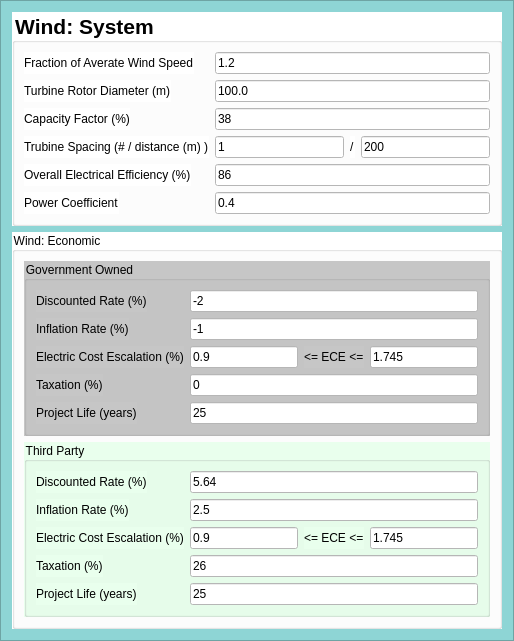
          <widget class="QFrame" name="wind_frame">
           <property name="styleSheet">
            <string notr="true">background-color: rgb(142, 213, 213);</string>
           </property>
           <property name="frameShape">
            <enum>QFrame::StyledPanel</enum>
           </property>
           <property name="frameShadow">
            <enum>QFrame::Raised</enum>
           </property>
           <layout class="QVBoxLayout" name="verticalLayout_2">
            <item>
             <widget class="QGroupBox" name="wind_system_groupBox">
              <property name="font">
               <font>
                <family>Segoe UI</family>
                <pointsize>16</pointsize>
                <italic>false</italic>
                <bold>true</bold>
               </font>
              </property>
              <property name="styleSheet">
               <string notr="true">background-color: rgb(255, 255, 255);
font: 700 16pt &quot;Segoe UI&quot;;</string>
              </property>
              <property name="title">
               <string>Wind: System</string>
              </property>
              <layout class="QFormLayout" name="formLayout_4">
               <item row="0" column="0">
                <widget class="QLabel" name="wind_frac_label">
                 <property name="styleSheet">
                  <string notr="true">font: 10pt &quot;Segoe UI&quot;;</string>
                 </property>
                 <property name="text">
                  <string>Fraction of Averate Wind Speed</string>
                 </property>
                </widget>
               </item>
               <item row="0" column="1">
                <widget class="QLineEdit" name="wind_frac_lineEdit">
                 <property name="styleSheet">
                  <string notr="true">font: 10pt &quot;Segoe UI&quot;;</string>
                 </property>
                 <property name="text">
                  <string>1.2</string>
                 </property>
                </widget>
               </item>
               <item row="1" column="0">
                <widget class="QLabel" name="wind_turb_diam_label">
                 <property name="styleSheet">
                  <string notr="true">font: 10pt &quot;Segoe UI&quot;;</string>
                 </property>
                 <property name="text">
                  <string>Turbine Rotor Diameter (m)</string>
                 </property>
                </widget>
               </item>
               <item row="1" column="1">
                <widget class="QLineEdit" name="wind_turb_diam_lineEdit">
                 <property name="styleSheet">
                  <string notr="true">font: 10pt &quot;Segoe UI&quot;;</string>
                 </property>
                 <property name="text">
                  <string>100.0</string>
                 </property>
                </widget>
               </item>
               <item row="2" column="0">
                <widget class="QLabel" name="wind_CapFac_label">
                 <property name="styleSheet">
                  <string notr="true">font: 10pt &quot;Segoe UI&quot;;</string>
                 </property>
                 <property name="text">
                  <string>Capacity Factor (%)</string>
                 </property>
                </widget>
               </item>
               <item row="2" column="1">
                <widget class="QLineEdit" name="wind_CapFac_lineEdit">
                 <property name="styleSheet">
                  <string notr="true">font: 10pt &quot;Segoe UI&quot;;</string>
                 </property>
                 <property name="text">
                  <string>38</string>
                 </property>
                </widget>
               </item>
               <item row="3" column="0">
                <widget class="QLabel" name="wind_tur_spacing_label">
                 <property name="styleSheet">
                  <string notr="true">font: 10pt &quot;Segoe UI&quot;;</string>
                 </property>
                 <property name="text">
                  <string>Trubine Spacing (# / distance (m) )</string>
                 </property>
                </widget>
               </item>
               <item row="3" column="1">
                <layout class="QHBoxLayout" name="horizontalLayout_2">
                 <item>
                  <widget class="QLineEdit" name="wind_Nturb_lineEdit">
                   <property name="styleSheet">
                    <string notr="true">font: 10pt &quot;Segoe UI&quot;;</string>
                   </property>
                   <property name="text">
                    <string>1</string>
                   </property>
                  </widget>
                 </item>
                 <item>
                  <widget class="QLabel" name="wind_per_label">
                   <property name="styleSheet">
                    <string notr="true">font: 10pt &quot;Segoe UI&quot;;</string>
                   </property>
                   <property name="text">
                    <string>/</string>
                   </property>
                  </widget>
                 </item>
                 <item>
                  <widget class="QLineEdit" name="wind_spacing_lineEdit">
                   <property name="styleSheet">
                    <string notr="true">font: 10pt &quot;Segoe UI&quot;;</string>
                   </property>
                   <property name="text">
                    <string>200</string>
                   </property>
                  </widget>
                 </item>
                </layout>
               </item>
               <item row="5" column="0">
                <widget class="QLabel" name="wind_pow_coef_label">
                 <property name="styleSheet">
                  <string notr="true">font: 10pt &quot;Segoe UI&quot;;</string>
                 </property>
                 <property name="text">
                  <string>Power Coefficient</string>
                 </property>
                </widget>
               </item>
               <item row="5" column="1">
                <widget class="QLineEdit" name="wind_pow_coef_lineEdit">
                 <property name="styleSheet">
                  <string notr="true">font: 10pt &quot;Segoe UI&quot;;</string>
                 </property>
                 <property name="text">
                  <string>0.4</string>
                 </property>
                </widget>
               </item>
               <item row="4" column="0">
                <widget class="QLabel" name="wind_eff_label">
                 <property name="styleSheet">
                  <string notr="true">font: 10pt &quot;Segoe UI&quot;;</string>
                 </property>
                 <property name="text">
                  <string>Overall Electrical Efficiency (%)</string>
                 </property>
                </widget>
               </item>
               <item row="4" column="1">
                <widget class="QLineEdit" name="wind_eff_lineEdit">
                 <property name="styleSheet">
                  <string notr="true">font: 10pt &quot;Segoe UI&quot;;</string>
                 </property>
                 <property name="text">
                  <string>86</string>
                 </property>
                </widget>
               </item>
              </layout>
             </widget>
            </item>
            <item>
             <widget class="QGroupBox" name="wind_econ_groupBox">
              <property name="styleSheet">
               <string notr="true">background-color: rgb(255, 255, 255);font: 700 16pt &quot;Segoe UI&quot;;</string>
              </property>
              <property name="title">
               <string>Wind: Economic</string>
              </property>
              <layout class="QVBoxLayout" name="verticalLayout_8">
               <item>
                <widget class="QGroupBox" name="wind_gov_groupBox">
                 <property name="styleSheet">
                  <string notr="true">background-color: rgb(198, 198, 198);font: 700 14pt &quot;Segoe UI&quot;;</string>
                 </property>
                 <property name="title">
                  <string>Government Owned</string>
                 </property>
                 <layout class="QFormLayout" name="formLayout_3">
                  <item row="0" column="0">
                   <widget class="QLabel" name="wg_disc_rate_label">
                    <property name="styleSheet">
                     <string notr="true">font: 10pt &quot;Segoe UI&quot;;</string>
                    </property>
                    <property name="text">
                     <string>Discounted Rate (%)</string>
                    </property>
                   </widget>
                  </item>
                  <item row="0" column="1">
                   <widget class="QLineEdit" name="wg_disc_rate_lineEdit">
                    <property name="styleSheet">
                     <string notr="true">font: 10pt &quot;Segoe UI&quot;;
background-color: rgb(255, 255, 255);</string>
                    </property>
                    <property name="text">
                     <string>-2</string>
                    </property>
                   </widget>
                  </item>
                  <item row="1" column="0">
                   <widget class="QLabel" name="wg_infl_rate_label">
                    <property name="styleSheet">
                     <string notr="true">font: 10pt &quot;Segoe UI&quot;;</string>
                    </property>
                    <property name="text">
                     <string>Inflation Rate (%)</string>
                    </property>
                   </widget>
                  </item>
                  <item row="1" column="1">
                   <widget class="QLineEdit" name="wg_infl_rate_lineEdit">
                    <property name="styleSheet">
                     <string notr="true">font: 10pt &quot;Segoe UI&quot;;
background-color: rgb(255, 255, 255);</string>
                    </property>
                    <property name="text">
                     <string>-1</string>
                    </property>
                   </widget>
                  </item>
                  <item row="2" column="0">
                   <widget class="QLabel" name="wg_ece_label">
                    <property name="styleSheet">
                     <string notr="true">font: 10pt &quot;Segoe UI&quot;;</string>
                    </property>
                    <property name="text">
                     <string>Electric Cost Escalation (%)</string>
                    </property>
                   </widget>
                  </item>
                  <item row="2" column="1">
                   <layout class="QHBoxLayout" name="horizontalLayout_3">
                    <item>
                     <widget class="QLineEdit" name="wg_ece_LB_lineEdit">
                      <property name="styleSheet">
                       <string notr="true">font: 10pt &quot;Segoe UI&quot;;
background-color: rgb(255, 255, 255);</string>
                      </property>
                      <property name="text">
                       <string>0.9</string>
                      </property>
                     </widget>
                    </item>
                    <item>
                     <widget class="QLabel" name="wg_ece_dividing_label">
                      <property name="styleSheet">
                       <string notr="true">font: 10pt &quot;Segoe UI&quot;;</string>
                      </property>
                      <property name="text">
                       <string>&lt;= ECE &lt;=</string>
                      </property>
                     </widget>
                    </item>
                    <item>
                     <widget class="QLineEdit" name="wg_ece_UB_lineEdit">
                      <property name="styleSheet">
                       <string notr="true">font: 10pt &quot;Segoe UI&quot;;
background-color: rgb(255, 255, 255);</string>
                      </property>
                      <property name="text">
                       <string>1.745</string>
                      </property>
                     </widget>
                    </item>
                   </layout>
                  </item>
                  <item row="3" column="0">
                   <widget class="QLabel" name="wg_tax_label">
                    <property name="styleSheet">
                     <string notr="true">font: 10pt &quot;Segoe UI&quot;;</string>
                    </property>
                    <property name="text">
                     <string>Taxation (%)</string>
                    </property>
                   </widget>
                  </item>
                  <item row="3" column="1">
                   <widget class="QLineEdit" name="wg_tax_lineEdit">
                    <property name="styleSheet">
                     <string notr="true">font: 10pt &quot;Segoe UI&quot;;
background-color: rgb(255, 255, 255);</string>
                    </property>
                    <property name="text">
                     <string>0</string>
                    </property>
                   </widget>
                  </item>
                  <item row="4" column="0">
                   <widget class="QLabel" name="wg_proj_life_label">
                    <property name="styleSheet">
                     <string notr="true">font: 10pt &quot;Segoe UI&quot;;</string>
                    </property>
                    <property name="text">
                     <string>Project Life (years)</string>
                    </property>
                   </widget>
                  </item>
                  <item row="4" column="1">
                   <widget class="QLineEdit" name="wg_proj_life_lineEdit">
                    <property name="styleSheet">
                     <string notr="true">font: 10pt &quot;Segoe UI&quot;;
background-color: rgb(255, 255, 255);</string>
                    </property>
                    <property name="text">
                     <string>25</string>
                    </property>
                   </widget>
                  </item>
                 </layout>
                </widget>
               </item>
               <item>
                <widget class="QGroupBox" name="wind_thrd_groupBox">
                 <property name="styleSheet">
                  <string notr="true">background-color: rgb(233, 255, 237);font: 700 14pt &quot;Segoe UI&quot;;</string>
                 </property>
                 <property name="title">
                  <string>Third Party</string>
                 </property>
                 <layout class="QFormLayout" name="formLayout_2">
                  <item row="0" column="0">
                   <widget class="QLabel" name="wt_disc_rate_label">
                    <property name="styleSheet">
                     <string notr="true">font: 10pt &quot;Segoe UI&quot;;</string>
                    </property>
                    <property name="text">
                     <string>Discounted Rate (%)</string>
                    </property>
                   </widget>
                  </item>
                  <item row="0" column="1">
                   <widget class="QLineEdit" name="wt_disc_rate_lineEdit">
                    <property name="styleSheet">
                     <string notr="true">font: 10pt &quot;Segoe UI&quot;;
background-color: rgb(255, 255, 255);</string>
                    </property>
                    <property name="text">
                     <string>5.64</string>
                    </property>
                   </widget>
                  </item>
                  <item row="1" column="0">
                   <widget class="QLabel" name="wt_infl_rate_label">
                    <property name="styleSheet">
                     <string notr="true">font: 10pt &quot;Segoe UI&quot;;</string>
                    </property>
                    <property name="text">
                     <string>Inflation Rate (%)</string>
                    </property>
                   </widget>
                  </item>
                  <item row="1" column="1">
                   <widget class="QLineEdit" name="wt_infl_rate_lineEdit">
                    <property name="styleSheet">
                     <string notr="true">font: 10pt &quot;Segoe UI&quot;;
background-color: rgb(255, 255, 255);</string>
                    </property>
                    <property name="text">
                     <string>2.5</string>
                    </property>
                   </widget>
                  </item>
                  <item row="2" column="0">
                   <widget class="QLabel" name="wt_ece_label">
                    <property name="sizePolicy">
                     <sizepolicy hsizetype="Preferred" vsizetype="Preferred">
                      <horstretch>0</horstretch>
                      <verstretch>0</verstretch>
                     </sizepolicy>
                    </property>
                    <property name="styleSheet">
                     <string notr="true">font: 10pt &quot;Segoe UI&quot;;</string>
                    </property>
                    <property name="text">
                     <string>Electric Cost Escalation (%)</string>
                    </property>
                   </widget>
                  </item>
                  <item row="2" column="1">
                   <layout class="QHBoxLayout" name="horizontalLayout_4">
                    <item>
                     <widget class="QLineEdit" name="wt_ece_LB_lineEdit">
                      <property name="styleSheet">
                       <string notr="true">font: 10pt &quot;Segoe UI&quot;;
background-color: rgb(255, 255, 255);</string>
                      </property>
                      <property name="text">
                       <string>0.9</string>
                      </property>
                     </widget>
                    </item>
                    <item>
                     <widget class="QLabel" name="wt_ece_dividing_label">
                      <property name="styleSheet">
                       <string notr="true">font: 10pt &quot;Segoe UI&quot;;</string>
                      </property>
                      <property name="text">
                       <string>&lt;= ECE &lt;=</string>
                      </property>
                     </widget>
                    </item>
                    <item>
                     <widget class="QLineEdit" name="wt_ece_UB_lineEdit">
                      <property name="styleSheet">
                       <string notr="true">font: 10pt &quot;Segoe UI&quot;;
background-color: rgb(255, 255, 255);</string>
                      </property>
                      <property name="text">
                       <string>1.745</string>
                      </property>
                     </widget>
                    </item>
                   </layout>
                  </item>
                  <item row="3" column="0">
                   <widget class="QLabel" name="wt_tax_label">
                    <property name="styleSheet">
                     <string notr="true">font: 10pt &quot;Segoe UI&quot;;</string>
                    </property>
                    <property name="text">
                     <string>Taxation (%)</string>
                    </property>
                   </widget>
                  </item>
                  <item row="3" column="1">
                   <widget class="QLineEdit" name="wt_tax_lineEdit">
                    <property name="styleSheet">
                     <string notr="true">font: 10pt &quot;Segoe UI&quot;;
background-color: rgb(255, 255, 255);</string>
                    </property>
                    <property name="text">
                     <string>26</string>
                    </property>
                   </widget>
                  </item>
                  <item row="4" column="0">
                   <widget class="QLabel" name="wt_proj_life_label">
                    <property name="styleSheet">
                     <string notr="true">font: 10pt &quot;Segoe UI&quot;;</string>
                    </property>
                    <property name="text">
                     <string>Project Life (years)</string>
                    </property>
                   </widget>
                  </item>
                  <item row="4" column="1">
                   <widget class="QLineEdit" name="wt_proj_life_lineEdit">
                    <property name="styleSheet">
                     <string notr="true">font: 10pt &quot;Segoe UI&quot;;
background-color: rgb(255, 255, 255);</string>
                    </property>
                    <property name="text">
                     <string>25</string>
                    </property>
                   </widget>
                  </item>
                 </layout>
                </widget>
               </item>
              </layout>
             </widget>
            </item>
           </layout>
          </widget>
